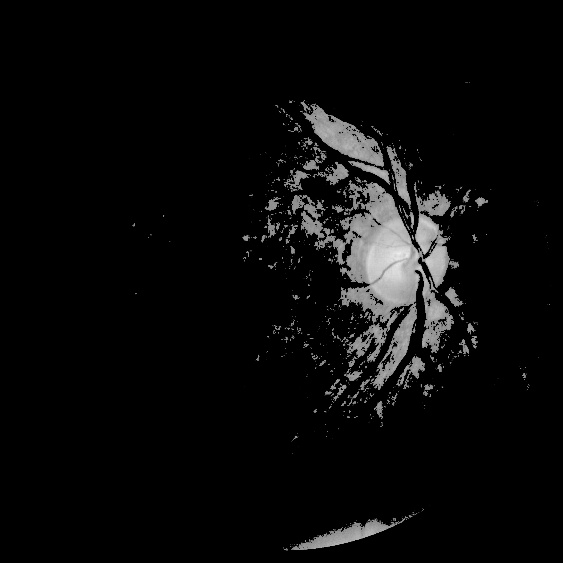
#> input picture Contoh Hasil ROI/Brightest_Region.jpg, 563 x 563 px, found by its file name; its folder holds only this picture in this run
$ python -i GenerateROIDataset.py   (imports and definitions only)
#> lines starting #> are read from the running program, lines starting #| are printed output that depends on the picture; after the words box and inside, x2 and y2 are one past the last pixel; in counts of white or black regions, pixels touching at a corner belong together
import time
import cv2
import os
import multiprocessing
import numpy as np
import pandas as pd

READ_FOLDER = 'JustRAIGS_Train'
SAVE_FOLDER = 'ROI'

def GetROI (filename):
    # Start time
#> called with filename = 'Contoh Hasil ROI/Brightest_Region.jpg'
    start_time = time.time()

    # Open the image
    image = cv2.imread(f'{READ_FOLDER}/{filename}')
#> image is the input picture: shape (563, 563, 3); min 0, max 238, mean 10.6

    # Convert the image to grayscale
    gray_image = cv2.cvtColor(image, cv2.COLOR_BGR2GRAY)

    # Perform top-hat and bottom-hat transform
    kernel_size = (100,100)
    kernel = cv2.getStructuringElement(cv2.MORPH_RECT, kernel_size)
    tophat = cv2.morphologyEx(gray_image, cv2.MORPH_TOPHAT, kernel)
    bottomhat = cv2.morphologyEx(gray_image, cv2.MORPH_BLACKHAT, kernel)

    # Combine the original image with the top-hat and bottom-hat transforms
    enhanced_image = cv2.add(gray_image, tophat)
    enhanced_image = cv2.subtract(enhanced_image, bottomhat)
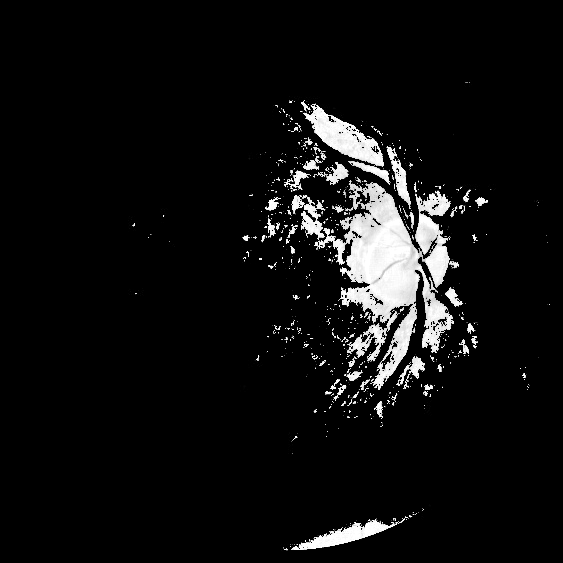
#> enhanced_image: shape (563, 563); min 0, max 255, mean 15.6

    # Flatten the image array to 1D
    flattened_image = enhanced_image.flatten()

    # Sort the flattened array in descending order
    sorted_values = np.sort(flattened_image)[::-1]

    # Determine the threshold value
    threshold_index = int(len(sorted_values) * 0.065)
#> threshold_index = 20602
    threshold_value = sorted_values[threshold_index]
#> threshold_value = 131

    # Create a binary mask of pixels above the threshold
    mask = (enhanced_image >= threshold_value).astype(np.uint8)
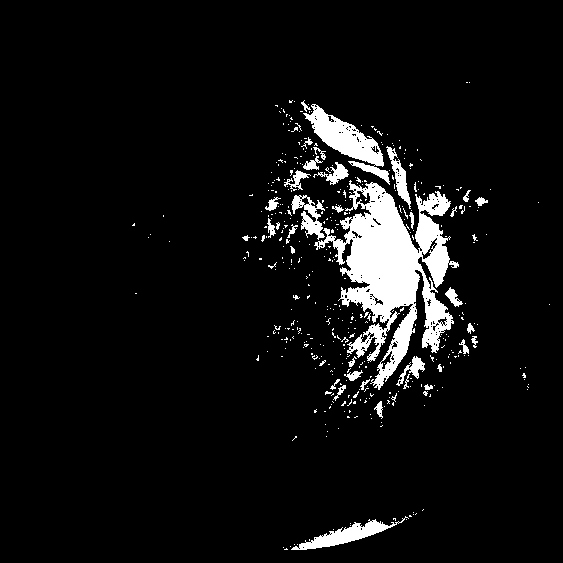
#> mask: shape (563, 563); values 0 (black) and 1 (white), 6.5% white; 431 white regions (395 under 20 px), largest, box (x1, y1, x2, y2) and area: (314, 180, 459, 390) 12397, (303, 104, 390, 185) 2263, (291, 516, 409, 550) 1135

    # Mask the original image to retain only the top 6.5% brightest pixels
    brightest_region = enhanced_image * mask

    # Extract the green channel
    green_channel = image[:, :, 1]

    # Apply CLAHE on the green channel
    # clahe = cv2.createCLAHE(clipLimit=10.0, tileGridSize=(8, 8))
    clahe = cv2.createCLAHE()
    clahe_green = clahe.apply(green_channel)
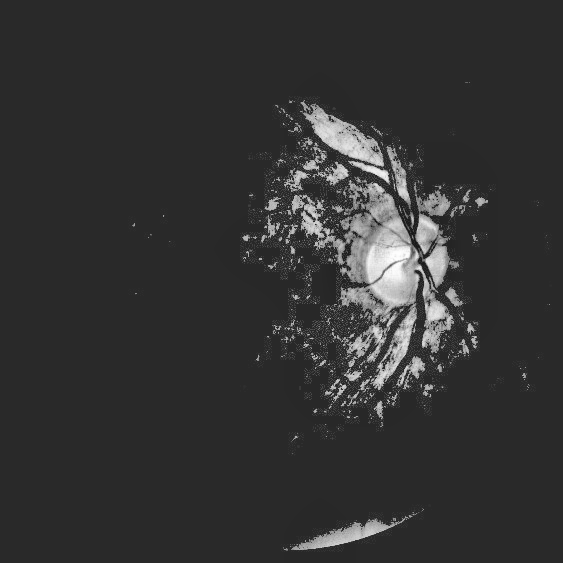
#> clahe_green: shape (563, 563); min 23, max 254, mean 50.7

    # Perform bottom-hat transform on the green channel
    nerve_tophat = cv2.morphologyEx(clahe_green, cv2.MORPH_TOPHAT, kernel)
    nerve_bottomhat = cv2.morphologyEx(clahe_green, cv2.MORPH_BLACKHAT, kernel)

    # segmented_nerve_image = cv2.subtract(nerve_tophat, nerve_bottomhat)
    nerve_image = cv2.subtract(nerve_bottomhat, nerve_tophat)
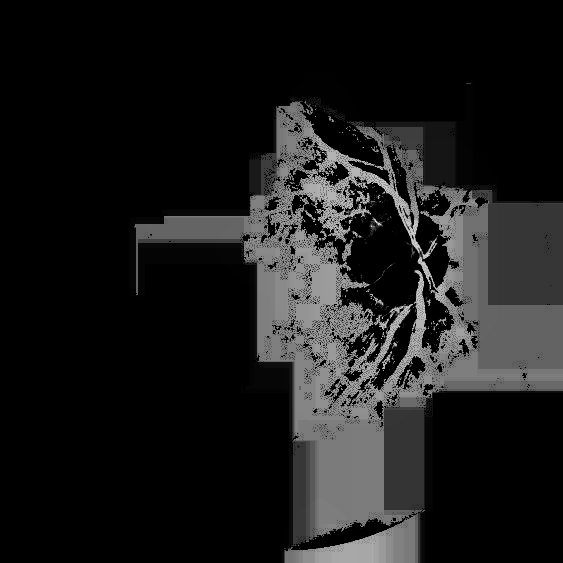
#> nerve_image: shape (563, 563); min 0, max 213, mean 26.6

    # Combine segmented nerve with enhanced
    combined_image = cv2.add(brightest_region, nerve_image)
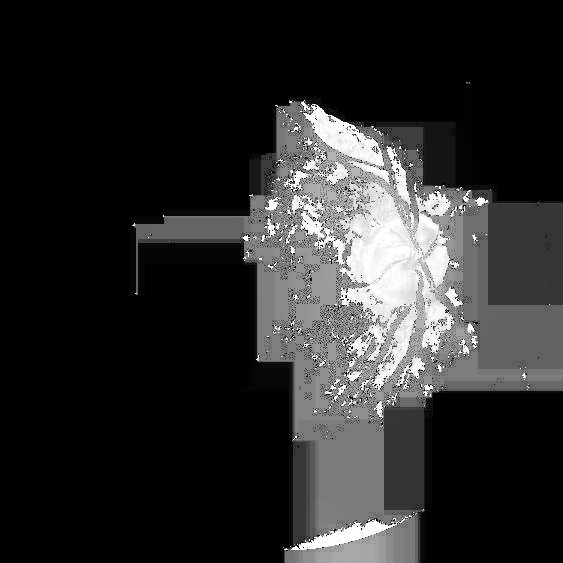
#> combined_image: shape (563, 563); min 0, max 255, mean 42

    # Define window size for sliding window
    window_size = 250
    window = (window_size, window_size)
    stride = 15

    # Calculate average intensity for each image
    avg_intensity_brightest_region = sliding_window_avg(brightest_region, window, stride)
#> after the loop in sliding_window_avg, `for y in range(padding_y, end_y, stride):`: window: shape (138, 138); every value is 0
    avg_intensity_segmented = sliding_window_avg(nerve_image, window, stride)
#> call 2 of sliding_window_avg, with window_size = (250, 250), stride = 15
#> after the loop in sliding_window_avg (call 2), `for y in range(padding_y, end_y, stride):`:
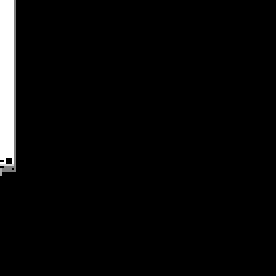
#> window: shape (138, 138) (shown 2 times larger); min 0, max 6, mean 0.196; drawn with min black and max white
    avg_intensity_combined = sliding_window_avg(combined_image, window, stride)

    # Normalize each result
    enhanced_normalized = (avg_intensity_brightest_region - np.min(avg_intensity_brightest_region)) / (np.max(avg_intensity_brightest_region) - np.min(avg_intensity_brightest_region))
    segmented_normalized = (avg_intensity_segmented - np.min(avg_intensity_segmented)) / (np.max(avg_intensity_segmented) - np.min(avg_intensity_segmented))
    combined_normalized = (avg_intensity_combined - np.min(avg_intensity_combined)) / (np.max(avg_intensity_combined) - np.min(avg_intensity_combined))

    # Find brightest spot
    summed_of_all = enhanced_normalized + segmented_normalized + combined_normalized
    avg_of_all = summed_of_all / 3

    # Find the index of the highest value
    max_index = np.argmax(avg_of_all)
#> max_index = 149580

    # Convert the flattened index to 2D index
    max_index_2d = np.unravel_index(max_index, avg_of_all.shape)
#> max_index_2d = (265, 385)

    # Specify the center coordinates
    center_y, center_x = max_index_2d
#> center_y = 265; center_x = 385

    crop_size = 3 * window_size
    right_bias = 0
    bottom_bias = 0

    # Calculate the top-left corner coordinates of the crop region
    top_left_x = max(0, center_x - crop_size//2 + right_bias)
#> top_left_x = 10
    top_left_y = max(0, center_y - crop_size//2 + bottom_bias)
#> top_left_y = 0

    # Calculate the bottom-right corner coordinates of the crop region
    bottom_right_x = min(image.shape[1], center_x + crop_size//2 + right_bias)
#> bottom_right_x = 563
    bottom_right_y = min(image.shape[0], center_y + crop_size//2 + bottom_bias)
#> bottom_right_y = 563

    # Crop the image
    cropped_image = image[top_left_y:bottom_right_y, top_left_x:bottom_right_x]
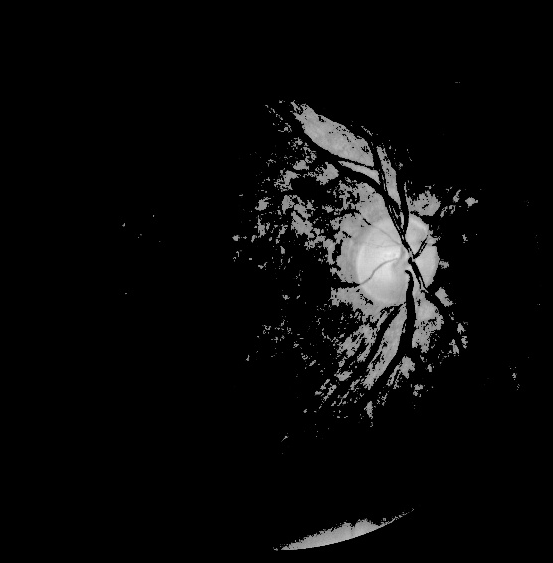
#> cropped_image: shape (563, 553, 3); min 0, max 238, mean 10.8

    # Resize the cropped image to 800x800 if necessary
    cropped_image = cv2.resize(cropped_image, (crop_size, crop_size))
#> cropped_image: shape (750, 750, 3)
    cv2.imwrite(f'{SAVE_FOLDER}/{filename}', cropped_image)

    # End time
    end_time = time.time()

    # Calculate runtime
    runtime = end_time - start_time
    print(f'{filename} processed for {runtime} seconds')


# Function to perform sliding window and calculate average intensity
def sliding_window_avg(image, window_size, stride):
    height, width = image.shape
    padding_y = window_size[0] // 2
    padding_x = window_size[1] // 2

    end_y = height - padding_y
    end_x = width - padding_x
    result = np.empty(image.shape)

    # Iterate through the image with the sliding window
    for y in range(padding_y, end_y, stride):
        for x in range(padding_x, end_x, stride):
            # Calculate the coordinates of the center of the window
            center_y = y + padding_y
            center_x = x + padding_x

            # Adjust the window boundaries based on the center coordinates
            window_y_start = max(0, center_y - padding_y)
            window_y_end = min(height, center_y + padding_y)
            window_x_start = max(0, center_x - padding_x)
            window_x_end = min(width, center_x + padding_x)

            window = image[window_y_start:window_y_end, window_x_start:window_x_end]
            result[center_y, center_x] = np.mean(window)

    return result

# Function to process each split array
def process_files(split_files):
    for filename in split_files:
        GetROI(filename)

# [35 lines not run here, left out]

>>> result = GetROI('Contoh Hasil ROI/Brightest_Region.jpg')

$ run again, on Contoh Hasil ROI/Bottom_Hat.jpg
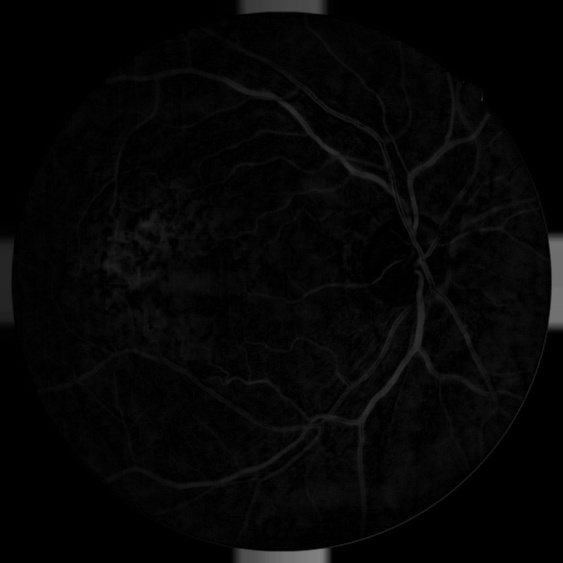
#> input picture Contoh Hasil ROI/Bottom_Hat.jpg, 563 x 563 px, found by its file name
#> in GetROI, image is the input picture: shape (563, 563, 3); min 0, max 130, mean 5.7
#> threshold_index = 20602
#> threshold_value = 20
#> mask: shape (563, 563); values 0 (black) and 1 (white), 6.8% white; 548 white regions (468 under 20 px), largest, box (x1, y1, x2, y2) and area: (232, 228, 563, 563) 3138, (122, 270, 438, 502) 3065, (401, 72, 491, 283) 1727
#> after the loop in sliding_window_avg (call 2), `for y in range(padding_y, end_y, stride):`:
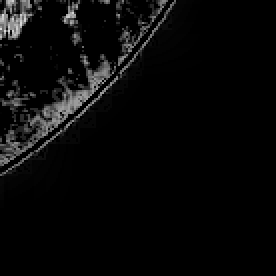
#> window: shape (138, 138) (shown 2 times larger); min 0, max 220, mean 8.5
#> max_index = 166590
#> max_index_2d = (295, 505)
#> center_y = 295; center_x = 505
#> top_left_x = 130
#> top_left_y = 0
#> bottom_right_x = 563
#> in GetROI, `cropped_image = cv2.resize(cropped_image, (crop_size, crop_size))`:
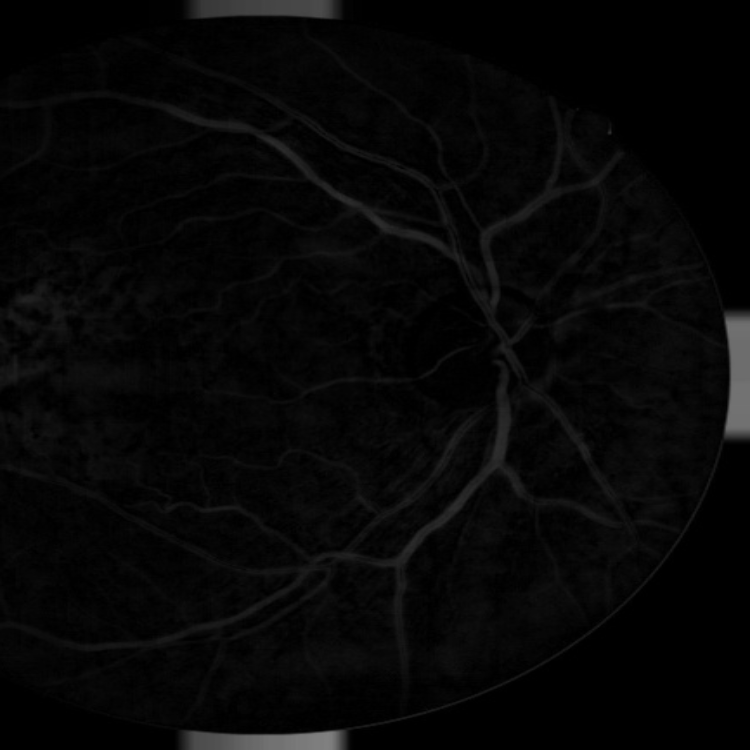
#> cropped_image: shape (750, 750, 3); min 0, max 129, mean 6.5

$ run again, on Contoh Hasil ROI/CLAHE_Bottom_Hat.jpg
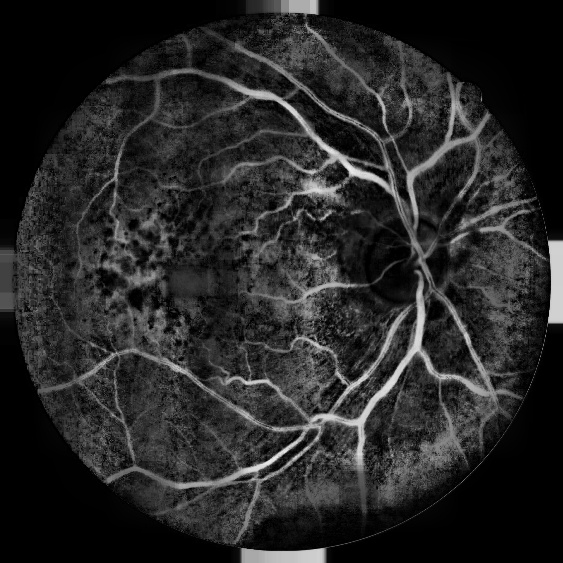
#> input picture Contoh Hasil ROI/CLAHE_Bottom_Hat.jpg, 563 x 563 px, found by its file name
#> in GetROI, image is the input picture: shape (563, 563, 3); min 0, max 236, mean 38.9
#> threshold_index = 20602
#> threshold_value = 172
#> mask: shape (563, 563); values 0 (black) and 1 (white), 6.5% white; 800 white regions (738 under 20 px), largest, box (x1, y1, x2, y2) and area: (104, 277, 516, 489) 4117, (216, 76, 405, 220) 1583, (404, 74, 490, 220) 1515
#> after the loop in sliding_window_avg (call 3), `for y in range(padding_y, end_y, stride):`:
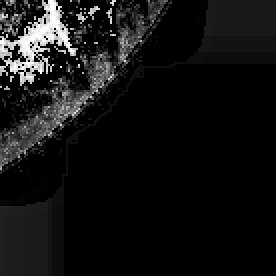
#> window: shape (138, 138) (shown 2 times larger); min 0, max 255, mean 18.6
#> max_index = 158100
#> max_index_2d = (280, 460)
#> center_y = 280; center_x = 460
#> top_left_x = 85
#> top_left_y = 0
#> bottom_right_x = 563
#> in GetROI, `cropped_image = cv2.resize(cropped_image, (crop_size, crop_size))`:
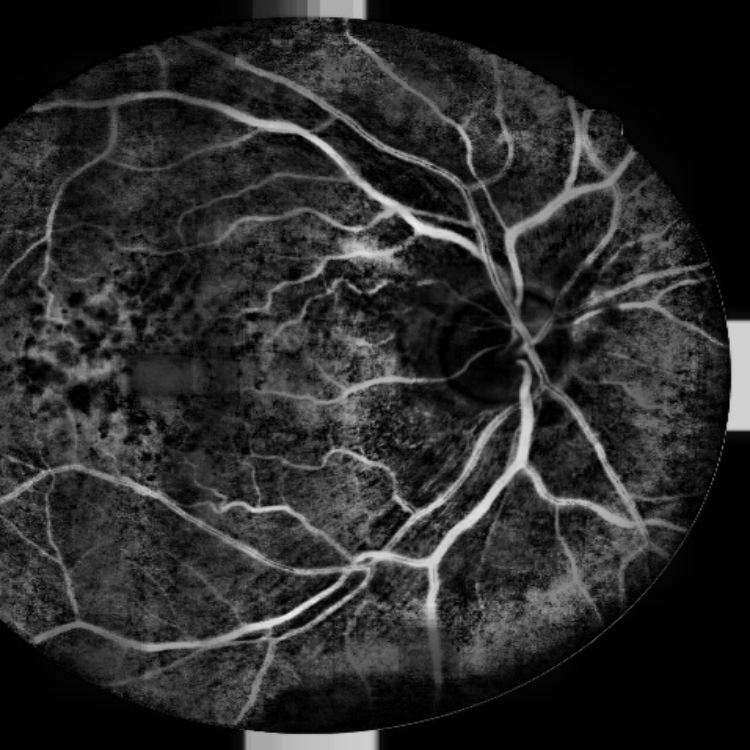
#> cropped_image: shape (750, 750, 3); min 0, max 235, mean 42.4

$ run again, on Contoh Hasil ROI/CLAHE_Top_Hat.jpg
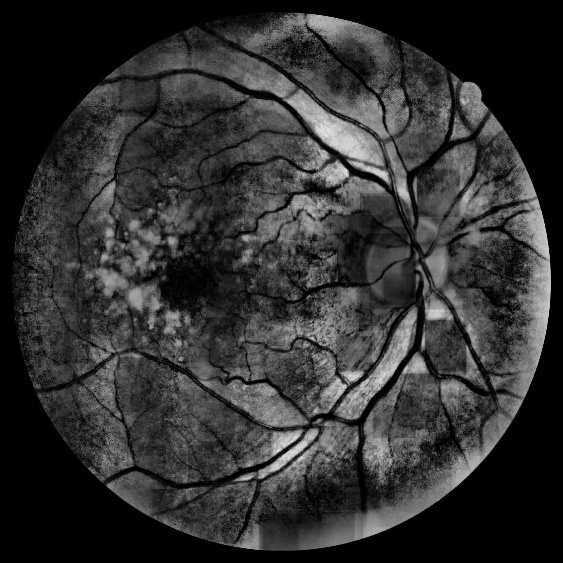
#> input picture Contoh Hasil ROI/CLAHE_Top_Hat.jpg, 563 x 563 px, found by its file name
#> in GetROI, image is the input picture: shape (563, 563, 3); min 0, max 227, mean 48.9
#> threshold_index = 20602
#> threshold_value = 215
#> mask: shape (563, 563); values 0 (black) and 1 (white), 6.6% white; 853 white regions (753 under 20 px), largest, box (x1, y1, x2, y2) and area: (515, 199, 551, 397) 2436, (284, 90, 381, 165) 2226, (328, 419, 511, 546) 1971
#> max_index = 166635
#> max_index_2d = (295, 550)
#> center_y = 295; center_x = 550
#> top_left_x = 175
#> top_left_y = 0
#> bottom_right_x = 563
#> in GetROI, `cropped_image = cv2.resize(cropped_image, (crop_size, crop_size))`:
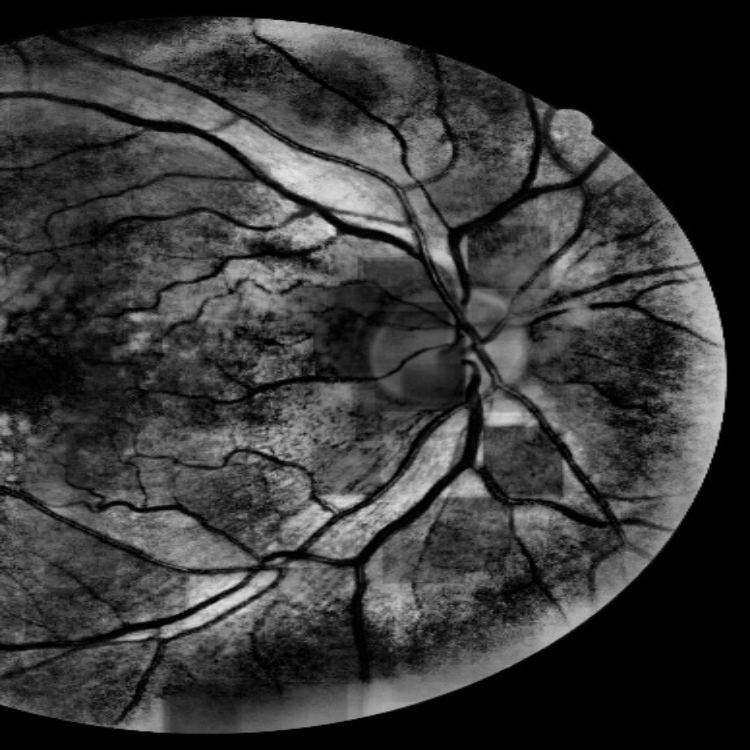
#> cropped_image: shape (750, 750, 3); min 0, max 226, mean 55.7
